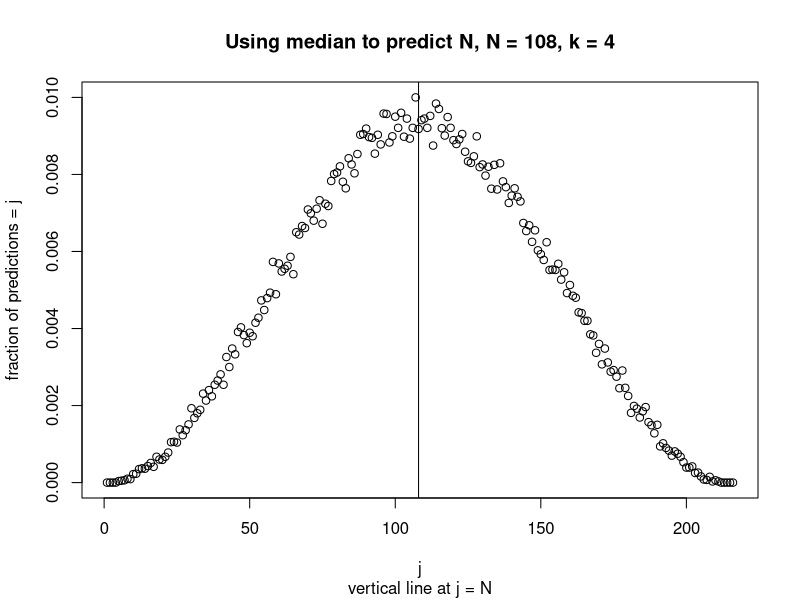
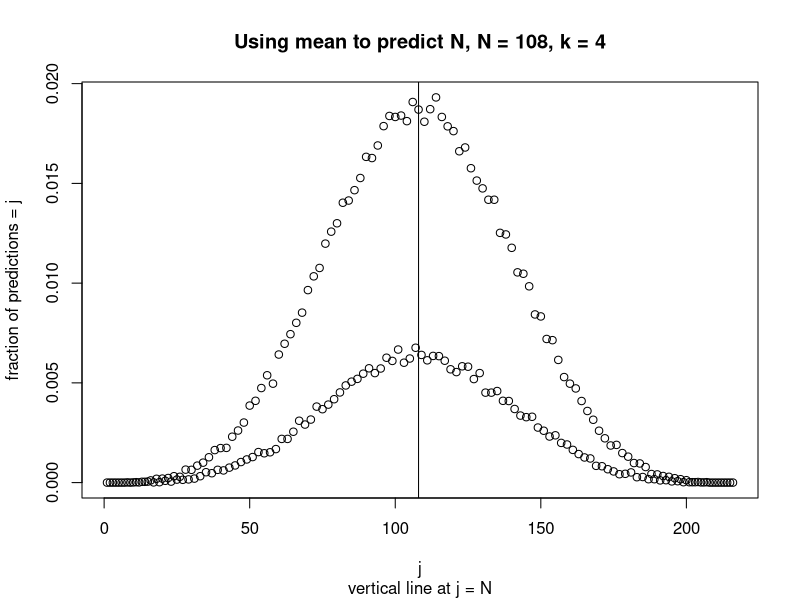
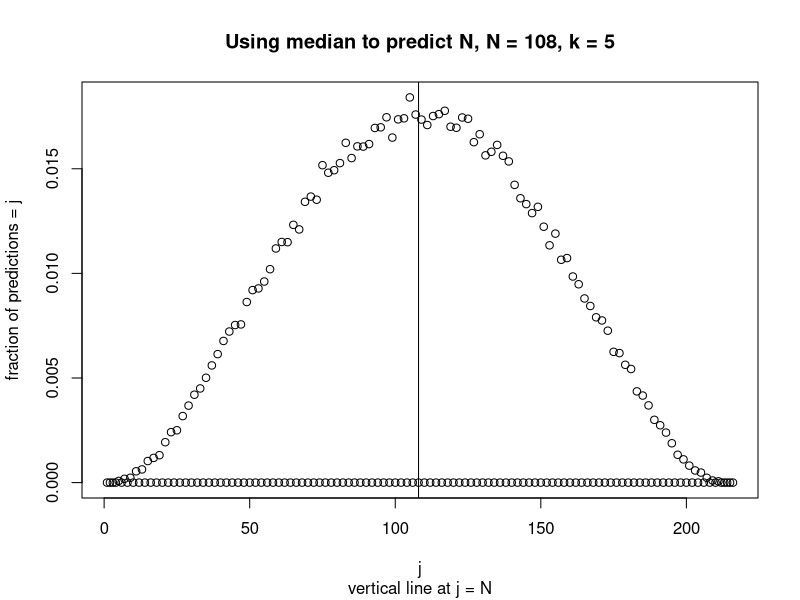
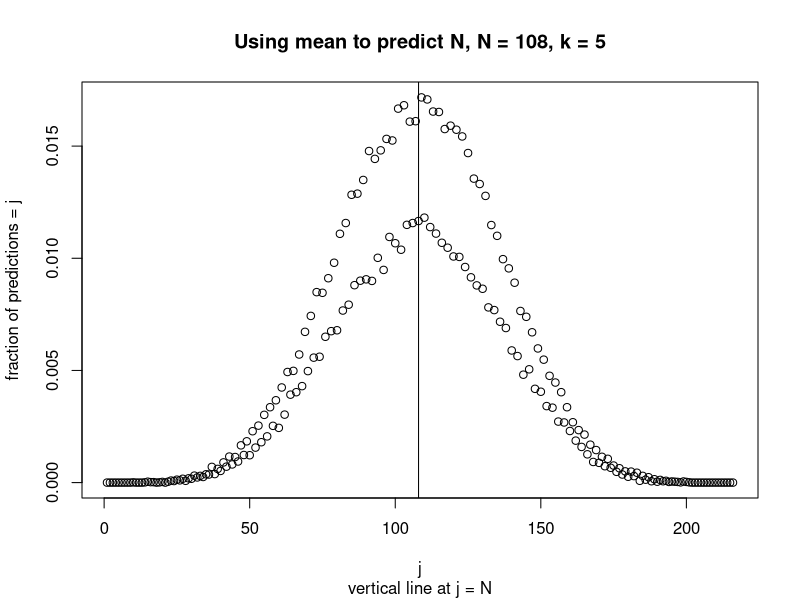
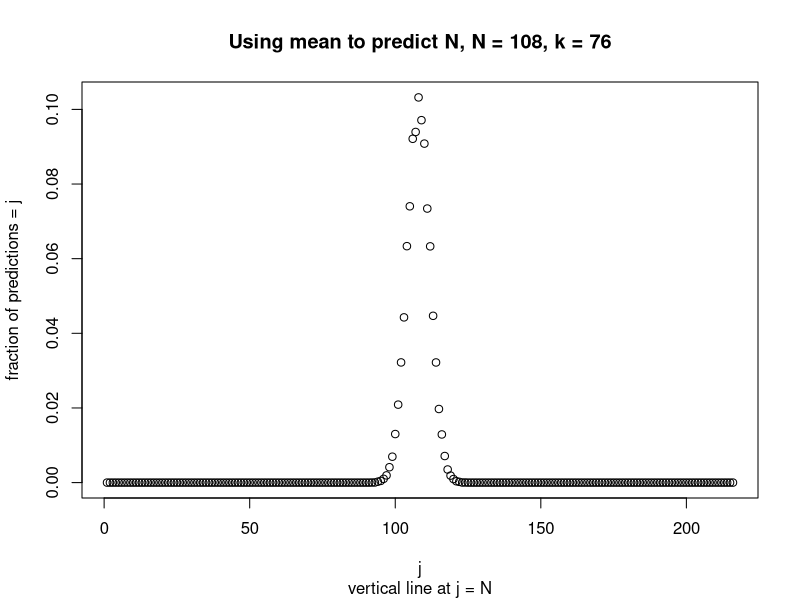
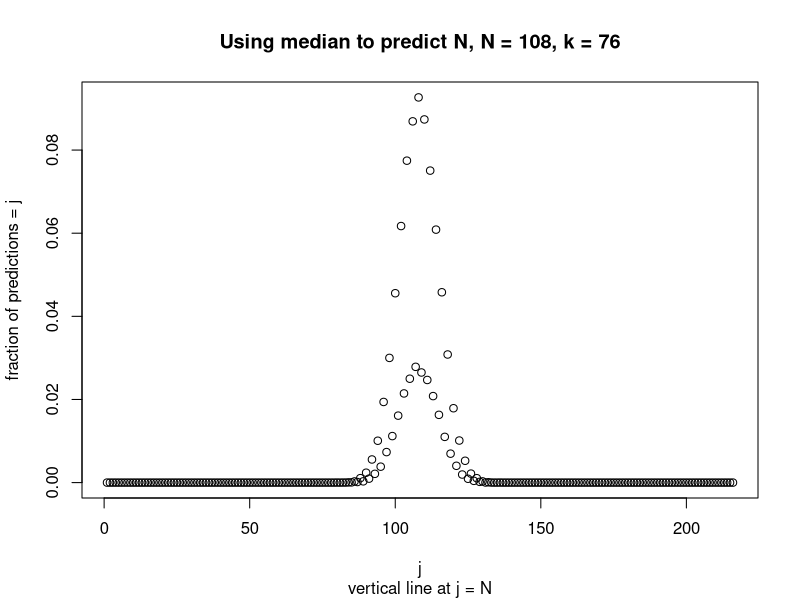
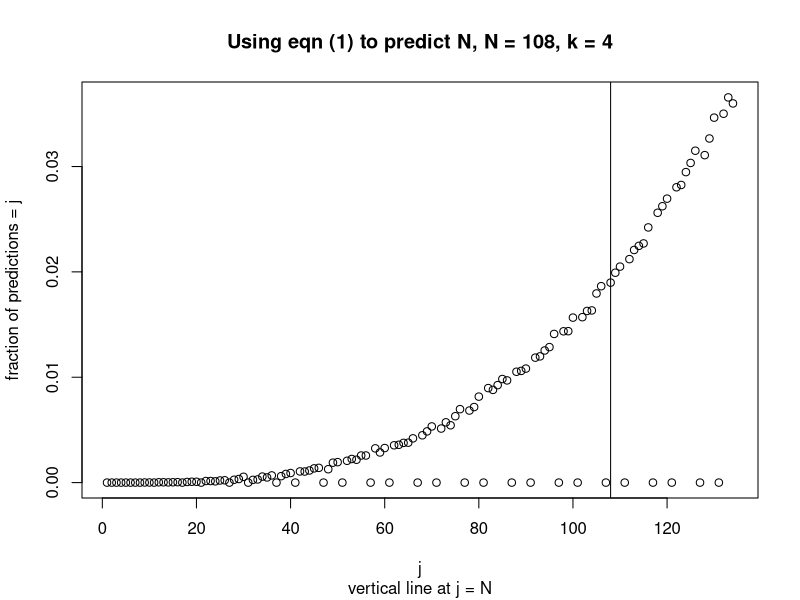

Here is the R script that generated these plots, in order:
## ---- chunk 1
mean.or.median.of.k.samples.for.finding.N <- 
                     function(N, k, Lrepl, numMCsamples, CIfraction) {
# March 4, 2022   Alan E. Berger
# 
# Given a positive integer N and k independent random samples from the
# integers 1 through N; without replacement if Lrepl = FALSE, 
# with replacement if Lrepl = TRUE, 
# will try to estimate N from the k random samples using their mean and 
# using their median as detailed below.

# Will do numMCsamples Monte Carlo simulations to see how well this does.
# For each the mean and the median: return a data frame
# containing, for each integer j in 1:2N, the fraction of the simulations
# for which the estimated value of N was equal to j (sorted high to low). 
# Also return the CIfraction confidence interval (CI) about N, 
# e.g., CIfraction equal 0.95,
# meaning the smallest range of integers [j1, j2] such that N is in
# this interval AND at least
#        ceiling(numMCsamples * CIfraction)
# of the estimated values for N from the
# numMCsamples simulation runs are between j1 and j2 (including
# the endpoints j1 and j2). 
# Also return CIlen equal j2 - j1
# This confidence interval might not be symmetric about N. Its length
# will be used as a measure of the quality of the method for estimating N.
# Also return the number of times the estimate is correct (exactly N).
# 
# 
# Note before doing one or more simulation runs, should use set.seed  
# to set the random number generator seed to some recorded integer so
# will be able to reproduce the result. 


# numMCsamples times: use the sample function to select k (approximately) 
# independent random samples from 1:N, with or without replacement 
# governed by Lrepl, 
# then take the mean (m) and median (med) of the k samples. 

# If k were set to N, then with a bit of algebra one can check that:
# one would recover N exactly by doing:
# for the mean:  Nm = 2*m - 1   # N estimated from m
# for the median: Nmed = 2*med - 1   # N estimated from med
#                                      Nmed will always be an integer
# Will use these formulas: Nm = 2*m - 1     Nmed = 2*med - 1   
# to estimate N
# 
# ******* note if k were odd, then med would always be an integer 
# *******      so Nmed would always be an odd integer
#
# For actual mean (m) values from k samples, 
# we will use the round function to get the nearest integer to Nm 
# these rounded estimated values for N will be denoted by:    rNm 

# Note the mean and median of the k samples are 
# at least 1 and at most N,
# so rNm and Nmed are between 1 and 2*N 

# **** note round(a positive integer K + 0.5) will be the EVEN integer
# that is closest to K 
# For example, round(2.5) is 2 and round(3.5) is 4
# This will have a noticeable effect if, e.g., k is 4


# This R function will return two data frames, 
# one from using Nm and one from using Nmed to estimate N.
# Column 2 of each data frame will contain the fraction of 
# the numMCsamples runs for which round(Nm), Nmed, respectively, was 
# equal to the integer j, for j = 1, 2, ... , 2*N       
# Column 1 will be the integers 1 through 2*N
# Each data frame will be sorted from high to low based on column 2. 
 

# simple checks (a "library" level code would check the validity of 
# all the function arguments)
if(k < 1) stop("k is < 1")
if(N < k) stop("N is < k")


# Initialize vectors NmVector and NmedVector of length 2*N containing
# all 0's, and then for each of the numMCsamples simulation runs, 
# add 1 to index rNm of NmVector, and add 1 to index Nmed of NmedVector
# Also initialize other required vectors:

Nvector <- 1:N  # will do k samples from Nvector, 
# with replacement governed by Lrepl
#

jVector <- 1:(2*N)
NmVector <- vector(mode = "integer", length = 2*N)
NmedVector <- vector(mode = "integer", length = 2*N)

# initialize vectors to contain all the numMCsamples estimated
# values for N (will use them to obtain confidence intervals)
 
Nvalues.mean <- numeric(numMCsamples)
Nvalues.median <- numeric(numMCsamples)


# Do the numMCsamples Monte Carlo sampling runs using basic R commands
# and "collect" the results in NmVector, NmedVector,  
#                               Nvalues.mean, Nvalues.median 
# Then form the two data frames Nm.df and Nmed.df: 
# for the mean; from jVector and NmVector / numMCsamples
# for the median; from jVector and NmedVector / numMCsamples
# Then sort each data frame based on descending order in column 2

# Also use the   
#        obtain.conf.interval.from.vector.vec.about.value.y.4March2022 
# function to get the CIfraction confidence interval (CI) [CIleft, CIright]
# about N from Nvalues.mean and from  Nvalues.median 
# This function returns a vector containing the confidence interval,
#  its length, the confidence level that was requested, here CIfraction,
#  the number of times the estimate for N is exactly N, and the value 
#  the confidence interval is for (here N).

# return the list containing Nm.df and Nmed.df and the confidence interval
# vector from Nvalues.mean and from  Nvalues.median, and also 
# Nvalues.mean and Nvalues.median 

##########################################################################

# Do the numMCsamples Monte Carlo sampling runs using basic R commands

for (i in 1:numMCsamples) {
   ksamples <- sample(Nvector, size = k, replace = Lrepl, prob = NULL)
   rNm <- round(2 * mean(ksamples) - 1)
   Nmed <- 2 * median(ksamples) - 1
   NmVector[rNm] <- NmVector[rNm] + 1L
   NmedVector[Nmed] <- NmedVector[Nmed] + 1L

   Nvalues.mean[i] <- rNm
   Nvalues.median[i] <- Nmed
}

Nm.df <- data.frame(j = jVector, Nm.frac = NmVector / numMCsamples)
Nmed.df <- 
       data.frame(j = jVector, Nmed.frac = NmedVector / numMCsamples)

# sort the data frames

sort.indices <- sort.list(NmVector, decreasing = TRUE)
Nm.df <- Nm.df[sort.indices, ]

sort.indices <- sort.list(NmedVector, decreasing = TRUE)
Nmed.df <- Nmed.df[sort.indices, ]

# get the confidence intervals
vec <- Nvalues.mean
Nmean.CIvector <- 
   obtain.conf.interval.from.vector.vec.about.value.y.4March2022(vec,
                    y = N, conf.level = CIfraction)

vec <- Nvalues.median
Nmedian.CIvector <- 
   obtain.conf.interval.from.vector.vec.about.value.y.4March2022(vec,
                    y = N, conf.level = CIfraction)


list.to.return <- list(Nmean.df = Nm.df, Nmedian.df = Nmed.df, 
  Nmean.CIvector = Nmean.CIvector, Nmedian.CIvector = Nmedian.CIvector,
  Nvalues.mean = Nvalues.mean, Nvalues.median = Nvalues.median)

return(list.to.return)

# example run:
# set.seed(123)
# twodf <- mean.or.median.of.k.samples.for.finding.N(N = 100, 
#      k = 4, Lrepl = FALSE, numMCsamples = 100000, CIfraction = 0.95)
# plot(twodf[[1]])
# plot(twodf[[2]])

}
## ---- chunk 2
obtain.conf.interval.from.vector.vec.about.value.y.4March2022 <- 
                     function(vec, y, conf.level) {
# March 4, 2022   Alan E. Berger
# 
# Given a vector vec of real numbers, and a real number y, and
# a positve confidence level, conf.level, less than 1 (e.g., 0.95), 
# return the smallest confidence interval (CI)
#     [CIleft, CIright] 
# that contains y AND 
# contains at least NCI = conf.level * length(vec) of the entries of vec.
# Actually, use ceiling(NCI) 
# which is the smallest integer that is at least as large as NCI.
# Also return the number of entries of vec that equal y.

# Return the vector containing CIleft, CIright and CIlen = CIright - CIleft
# Note this confidence interval is NOT necessarily symmetric about y.

# Method: Let v equal sort(vec) and use windows of 
# subsets of v of length NCI, denoted by   
#                                         v[j], v[j+1], ... , v[j+NCI-1]
# and find the one that contains y in 
# its range AND for which v[j+NCI-1] - v[j] is smallest

# Initialize values, then examine all such intervals to find
# the smallest length confidence interval 

veclen <- length(vec)
v <- sort(vec)
NCI <- ceiling(conf.level * veclen)
# check y is in the range of vec
if((y < v[1]) || (y > v[veclen])) stop("y NOT in range of vec")

CIleft <- v[1]
CIright <- v[veclen]
CIlen <- CIright - CIleft

# examine all sub-intervals of length NCI

for(j in 1:(veclen - NCI + 1)) {
   jrt <- NCI - 1 + j
   a <- v[j]
   b <- v[jrt]
   if((y < a) || (y > b)) next   # skip if y not in this interval
   lenab <- b - a
   if(lenab < CIlen) {
      CIleft <- a
      CIright <- b
      CIlen <- lenab
   }
}

# get number of entries in vec that equal y
exact.count <- length(which(vec == y)) # be aware of possible 
#  finite precision issues, 
# for example, (6./10.) * 7. - (7./10.) * 6. == 0  is FALSE
# When vec and y have integer values this will not be a problem.

CIvector <- c(CIleft = CIleft, CIright = CIright, CIlen = CIlen, 
              conf.level = conf.level, 
              exact.count = exact.count, y = y)
return(CIvector)   
}
## ---- chunk 3
# have in effect sourced the two functions above

# set plot size 
# from 
# https://stackoverflow.com/questions/1279003/specify-width-and-height-of-plot
# see answer by Cybernetic May 20, 2018 
# sets the options for the plot size in inches
set_plot_dimensions <- function(width_choice, height_choice) {
       options(repr.plot.width=width_choice, repr.plot.height=height_choice)
       }
set_plot_dimensions(5, 4)

set.seed(123)  # so can reproduce the results

resultsList <- mean.or.median.of.k.samples.for.finding.N(N = 108L, 
        k = 4L, Lrepl = FALSE, numMCsamples = 100000L, CIfraction = 0.95)

str(resultsList)  # see what is in resultsList and what the object names are

# do a scatterplot of the fraction of the numMCsamples predictions for N
# from using 2 * median - 1 that equal each integer j between 1 and 2*N

plot(resultsList$Nmedian.df, ylab = "fraction of predictions = j", 
     main = "Using median to predict N, N = 108, k = 4", 
     sub = "vertical line at j = N", ylim = c(0., 0.01))
abline(v = 108)  # plot vertical line at j = true value of N

# now do the corresponding scatter plot for the fraction of the numMCsamples 
# predictions for N from using 2 * mean - 1 that equal each 
# integer j between 1 and 2*N

plot(resultsList$Nmean.df, ylab = "fraction of predictions = j", 
     main = "Using mean to predict N, N = 108, k = 4", 
     sub = "vertical line at j = N")
abline(v = 108)
## ---- chunk 4
# print out the confidence interval from using the median to predict N
resultsList$Nmedian.CIvector

# and now print out the CI from using the mean to predict N
resultsList$Nmean.CIvector

# the CI for the mean is narrower, and more predicted values
# are exactly N from using the mean - though that is no doubt "helped" by
# the "enrichment" in even integer predictions since N is 108 (even)

# in the theme of knowing details of a calculation, let's look at plots
# from having k = 5

resultsList <- mean.or.median.of.k.samples.for.finding.N(N = 108L, 
        k = 5L, Lrepl = FALSE, numMCsamples = 100000L, CIfraction = 0.95)

# plot results from using the median

plot(resultsList$Nmedian.df, ylab = "fraction of predictions = j", 
     main = "Using median to predict N, N = 108, k = 5", 
     sub = "vertical line at j = N")
abline(v = 108)  # plot vertical line at j = true value of N


# Now what !!!!! 
# Well recall that when k is odd, the median of the k samples will be the 
# middle value (of the vector V of sorted sample values),
# and the estimate for N from the median is 2*median - 1
# which is always an ODD integer

# next plot the results from using the mean

plot(resultsList$Nmean.df, ylab = "fraction of predictions = j", 
     main = "Using mean to predict N, N = 108, k = 5", 
     sub = "vertical line at j = N")
abline(v = 108)  # plot vertical line at j = true value of N

# OK, now what is going on

head(resultsList$Nmean.df)

# We see enrichment in ODD integer predictions for N

# Here is why:
# The mean m of 5 integers will have the form (with K an integer)
# m = K, K + 0.2, K + 0.4, K + 0.6, or K + 0.8
# and 2*m - 1 will then have the form
# 2K - 1, 2K - 0.6, 2K - 0.2, 2K + 0.2, 2K + 0.6
# and round applied to these will give
# 2K - 1, 2K - 1, 2K, 2K, 2K + 1
# so enriched in ODD integers !!

# Finally, lets look at a case where k is fairly close to N

resultsList <- mean.or.median.of.k.samples.for.finding.N(N = 108L, 
        k = 76L, Lrepl = FALSE, numMCsamples = 100000L, CIfraction = 0.95)

# plot the results from using the mean to predict N

plot(resultsList$Nmean.df, ylab = "fraction of predictions = j", 
     main = "Using mean to predict N, N = 108, k = 76", 
     sub = "vertical line at j = N")

# The mean plot behaves nicely, since the fraction of the time the
# mean of a large number of integer values will be an integer + 1/2
# is rather small

# Now plot the results from using the median to predict N

plot(resultsList$Nmedian.df, ylab = "fraction of predictions = j", 
     main = "Using median to predict N, N = 108, k = 76", 
     sub = "vertical line at j = N")

# Curioser and Curioser

head(resultsList$Nmedian.df)

# Well, I have an explanation for this too
# With this many samples (and k even), it is fairly likely the median
# (which will be the average of the two middle values of the 
# samples) will be the average of 2 CONSECUTIVE integers,
# so 2*median - 1 will have the form (j + j + 1) - 1 which is EVEN

## ---- chunk 5
# See how well equation (1) does for predicting N

set.seed(123)

N <- 108L
k <- 4L
numMCsamples <- 100000L
CIfraction <- 0.95
Lrepl <- FALSE


# Initialize required vectors 
Nvector <- 1:N
jVector <- 1:134  #  for k = 4, N = 108, 134 is the max from eqn (1)
eqn1Vector <- vector(mode = "integer", length = 134) 

Neqn1.values <- numeric(numMCsamples)

# Do the numMCsamples Monte Carlo sampling runs using basic R commands

######### try finishing this code to see how well equation (1) does
######### in predicting N before reading on

for (i in 1:numMCsamples) {
   ksamples <- sample(Nvector, size = k, replace = Lrepl, prob = NULL)
   Neqn1 <- max(ksamples) * (k + 1) / k   -  1
   Neqn1 <- round(Neqn1)
   eqn1Vector[Neqn1] <- eqn1Vector[Neqn1] + 1L

   Neqn1.values[i] <- Neqn1
}

Neqn1.df <- data.frame(j = jVector, Neqn1.frac = eqn1Vector / numMCsamples)

# sort the data frame

sort.indices <- sort.list(eqn1Vector, decreasing = TRUE)
Neqn1.df <- Neqn1.df[sort.indices, ]

# get the confidence intervals
vec <- Neqn1.values
Neqn1.CIvector <- 
   obtain.conf.interval.from.vector.vec.about.value.y.4March2022(vec,
                    y = N, conf.level = CIfraction)

# list.to.return <- list(Neqn1.df = Neqn1.df, 
#  Neqn1.CIvector = Neqn1.CIvector, 
#  Neqn1.values)

# plot how well equation (1) does in estimating N

 plot(Neqn1.df, ylab = "fraction of predictions = j", 
      main = "Using eqn (1) to predict N, N = 108, k = 4", 
      sub = "vertical line at j = N")
abline(v = 108)  # plot vertical line at j = true value of N

# Note round((1:108) * (5/4) - 1) will have "gaps", that is several
# integers whose values will not be attained

# display the confidence interval
Neqn1.CIvector

# We see that the estimates for N from equation (1) are quite a bit 
# better than the estimates from the mean or median
